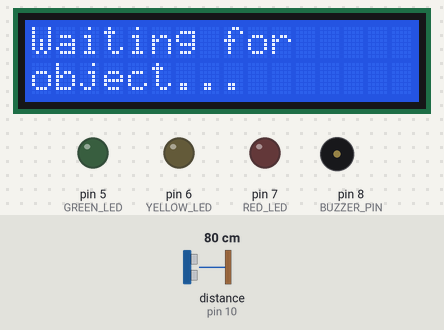
This sketch was run on a simulated Arduino Uno, built with avr-gcc and run on an emulated ATmega328P. Shown: 16×2 character LCD, output pins drawn as LEDs (lit = HIGH), buzzer (waves = sounding, pin HIGH). Wiring (inferred from the names in the program): ultrasonic range finder: trigger pin 9; echo pin 10. Dashed ring = blinking. Inputs (shaded band) come from the test bench; at power-on: distance to the obstacle (sensor on pin 10) 80 cm. The echo pulse lasts 58.3 µs per cm; pins used as bus, display or sensor lines are not drawn; what the sketch prints to the serial monitor is not drawn.

Above: at 4.2 s.
4.3 s: distance to the obstacle (sensor on pin 10) set to 2 cm
At 4.67 s:
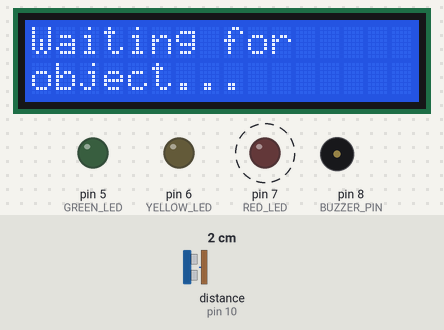
6.9 s: distance to the obstacle (sensor on pin 10) set to 18 cm
At 8.1 s:
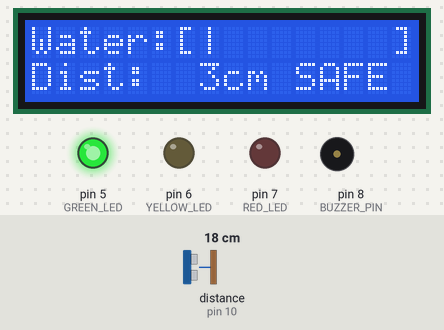
8.4 s: distance to the obstacle (sensor on pin 10) set to 7 cm
At 9.1 s:
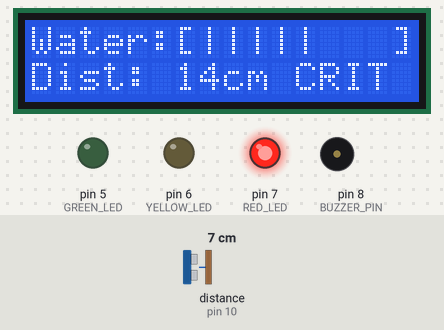
10.2 s: distance to the obstacle (sensor on pin 10) set to 4 cm
At 11.0 s:
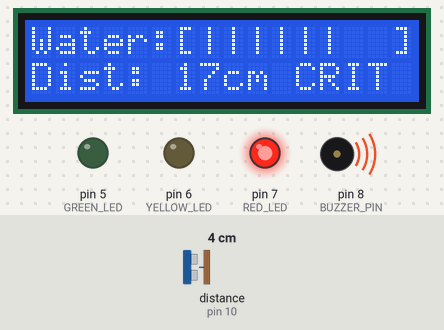
11.8 s: distance to the obstacle (sensor on pin 10) set to 13 cm
At 13.18 s:
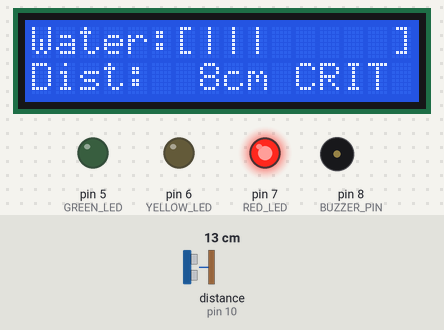
13.8 s: distance to the obstacle (sensor on pin 10) set to 9 cm
At 14.06 s:
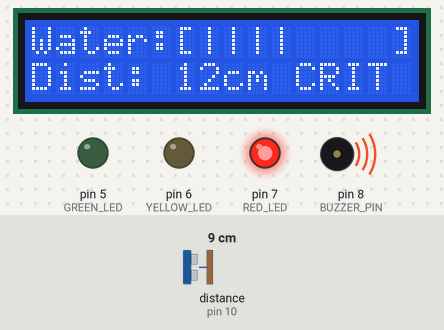
Timing chart, 0 to 16.8 s (numbered marks = the images above; inputs shaded):
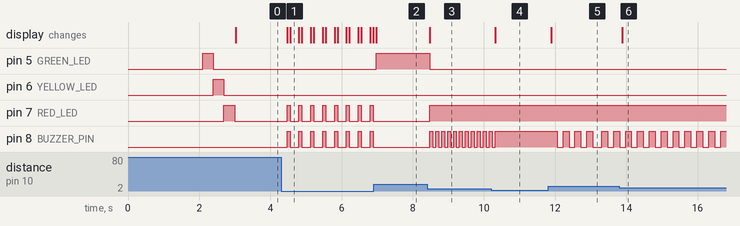

The sketch:

UltrasonicSensor_Arduino.ino
```cpp
#include <Wire.h>
#include <LiquidCrystal_I2C.h>

#define TRIG_PIN 9
#define ECHO_PIN 10
#define GREEN_LED 5
#define YELLOW_LED 6
#define RED_LED 7
#define BUZZER_PIN 8

#define MAX_DISTANCE_CM 20

// Thresholds (in cm of water level — increasing as object gets closer)
#define SAFE_THRESHOLD_CM 3.0
#define WARNING_THRESHOLD_CM 6.0

long duration;
int rawDistance;
int waterLevelCM;
bool objectDetected = false;

unsigned long lastSendTime = 0;
const unsigned long sendInterval = 100;
String statusText = "No Object";  // Default status

int buzzerState = LOW;
unsigned long previousBuzzerMillis = 0;
int buzzerInterval = 1000;

LiquidCrystal_I2C lcd(0x27, 16, 2);

void setup() {
  pinMode(TRIG_PIN, OUTPUT);
  pinMode(ECHO_PIN, INPUT);
  pinMode(GREEN_LED, OUTPUT);
  pinMode(YELLOW_LED, OUTPUT);
  pinMode(RED_LED, OUTPUT);
  pinMode(BUZZER_PIN, OUTPUT);

  Serial.begin(9600);
  Wire.begin();

  lcd.init();
  lcd.backlight();
  lcd.clear();
  lcd.setCursor(0, 0);
  lcd.print("Water Level");
  lcd.setCursor(0, 1);
  lcd.print("Monitoring System");
  delay(2000);

  digitalWrite(GREEN_LED, HIGH); delay(300); digitalWrite(GREEN_LED, LOW);
  digitalWrite(YELLOW_LED, HIGH); delay(300); digitalWrite(YELLOW_LED, LOW);
  digitalWrite(RED_LED, HIGH); delay(300); digitalWrite(RED_LED, LOW);

  lcd.clear();
  showWaitingMessage();  // Display waiting message initially
}

void loop() {
  rawDistance = measureDistance();

  if (objectDetected && rawDistance > MAX_DISTANCE_CM) {
    rawDistance = MAX_DISTANCE_CM;
  }

  if (objectDetected) {
    waterLevelCM = MAX_DISTANCE_CM - rawDistance;
  } else {
    waterLevelCM = 0;
    statusText = "No Object";  // Reset status when nothing is detected
  }

  unsigned long currentMillis = millis();

  if (objectDetected) {
    updateDisplay();
    updateIndicators();
    updateBuzzer();

    if (currentMillis - lastSendTime >= sendInterval) {
      lastSendTime = currentMillis;
      Serial.print("WATER:");
      Serial.print(waterLevelCM);
      Serial.print("cm:");
      Serial.println(statusText);
    }
  } else {
    showWaitingMessage();
    digitalWrite(GREEN_LED, LOW);
    digitalWrite(YELLOW_LED, LOW);
    digitalWrite(RED_LED, LOW);
    digitalWrite(BUZZER_PIN, LOW);

    if (currentMillis - lastSendTime >= sendInterval) {
      lastSendTime = currentMillis;
      Serial.println("WATER:--cm:No Object");  // For completeness
    }
  }

  delay(50);
}

int measureDistance() {
  digitalWrite(TRIG_PIN, LOW);
  delayMicroseconds(2);
  digitalWrite(TRIG_PIN, HIGH);
  delayMicroseconds(10);
  digitalWrite(TRIG_PIN, LOW);

  duration = pulseIn(ECHO_PIN, HIGH, 30000);

  if (duration == 0) {
    objectDetected = false;  // No object detected
    return MAX_DISTANCE_CM;  // Return max distance to avoid wrong reading
  }

  int dist = duration * 0.034 / 2;

  if (dist < 2 || dist > MAX_DISTANCE_CM) {
    objectDetected = false;  // Invalid distance range, no object
    return MAX_DISTANCE_CM;
  }

  objectDetected = true;  // Object detected with valid distance
  return dist;
}

void updateDisplay() {
  lcd.setCursor(0, 0);
  lcd.print("Water:[");

  int barLength = map(waterLevelCM, 0, MAX_DISTANCE_CM, 0, 8);
  for (int i = 0; i < 8; i++) {
    lcd.print(i < barLength ? "|" : " ");
  }
  lcd.print("]");

  lcd.setCursor(0, 1);
  lcd.print("Dist: ");
  if (waterLevelCM < 10) lcd.print(" ");
  lcd.print(waterLevelCM);
  lcd.print("cm ");

  lcd.setCursor(11, 1);
  if (waterLevelCM > WARNING_THRESHOLD_CM) {
    lcd.print("CRIT ");
    statusText = "Critical";
  } else if (waterLevelCM > SAFE_THRESHOLD_CM) {
    lcd.print("WARN ");
    statusText = "Warning";
  } else {
    lcd.print("SAFE ");
    statusText = "Safe";
  }
}

void showWaitingMessage() {
  lcd.setCursor(0, 0);
  lcd.print("Waiting for      ");
  lcd.setCursor(0, 1);
  lcd.print("object...        ");
}

void updateIndicators() {
  if (waterLevelCM <= SAFE_THRESHOLD_CM) {
    digitalWrite(GREEN_LED, HIGH);
    digitalWrite(YELLOW_LED, LOW);
    digitalWrite(RED_LED, LOW);
  } else if (waterLevelCM <= WARNING_THRESHOLD_CM) {
    digitalWrite(GREEN_LED, LOW);
    digitalWrite(YELLOW_LED, HIGH);
    digitalWrite(RED_LED, LOW);
  } else {
    digitalWrite(GREEN_LED, LOW);
    digitalWrite(YELLOW_LED, LOW);
    digitalWrite(RED_LED, HIGH);
  }
}

void updateBuzzer() {
  unsigned long currentMillis = millis();

  if (waterLevelCM <= SAFE_THRESHOLD_CM) {
    digitalWrite(BUZZER_PIN, LOW);
    return;
  }

  if (waterLevelCM <= WARNING_THRESHOLD_CM) {
    buzzerInterval = map(waterLevelCM, (int)SAFE_THRESHOLD_CM, (int)WARNING_THRESHOLD_CM, 1000, 200);
    if (currentMillis - previousBuzzerMillis >= buzzerInterval) {
      previousBuzzerMillis = currentMillis;
      buzzerState = !buzzerState;
      digitalWrite(BUZZER_PIN, buzzerState);
    }
  } else {
    if (waterLevelCM > 15) {
      digitalWrite(BUZZER_PIN, HIGH);
    } else {
      buzzerInterval = map(waterLevelCM, (int)WARNING_THRESHOLD_CM, 15, 200, 50);
      if (currentMillis - previousBuzzerMillis >= buzzerInterval) {
        previousBuzzerMillis = currentMillis;
        buzzerState = !buzzerState;
        digitalWrite(BUZZER_PIN, buzzerState);
      }
    }
  }
}
```

arduino.cpp
```cpp
/*
 * Water Level Monitor - Arduino
 * Ultrasonic sensor code for water level detection
 * Sends formatted data to ESP8266 via Serial
 */

// Pin definitions
#define TRIG_PIN 9    // Ultrasonic sensor trigger pin
#define ECHO_PIN 10   // Ultrasonic sensor echo pin
#define BUZZER_PIN 7  // Buzzer pin
#define RED_LED_PIN 4    // Red LED for critical water level
#define YELLOW_LED_PIN 3 // Yellow LED for warning water level
#define GREEN_LED_PIN 2  // Green LED for safe water level

// Water level thresholds in cm - match with ESP8266 code
#define SAFE_THRESHOLD_CM 3.0
#define WARNING_THRESHOLD_CM 6.0
#define CRITICAL_THRESHOLD_CM 10.0

// Maximum measurable distance
#define MAX_DISTANCE_CM 20.0

// Time between readings in milliseconds
#define READING_INTERVAL 1000

void setup() {
    // Initialize pins
    pinMode(TRIG_PIN, OUTPUT);
    pinMode(ECHO_PIN, INPUT);
    pinMode(BUZZER_PIN, OUTPUT);
    pinMode(RED_LED_PIN, OUTPUT);
    pinMode(YELLOW_LED_PIN, OUTPUT);
    pinMode(GREEN_LED_PIN, OUTPUT);

    // Initial LED test - light up all LEDs briefly
    digitalWrite(RED_LED_PIN, HIGH);
    digitalWrite(YELLOW_LED_PIN, HIGH);
    digitalWrite(GREEN_LED_PIN, HIGH);
    delay(500);
    digitalWrite(RED_LED_PIN, LOW);
    digitalWrite(YELLOW_LED_PIN, LOW);
    digitalWrite(GREEN_LED_PIN, LOW);

    // Initialize serial communication with ESP8266
    Serial.begin(9600);
    delay(100);

    // Startup message
    Serial.println("Arduino Water Level Monitor");
    Serial.println("Reading ultrasonic sensor distance...");
}

void loop() {
    // Variables for distance measurement
    long duration;
    float distance_cm;

    // Clear the trigger pin
    digitalWrite(TRIG_PIN, LOW);
    delayMicroseconds(2);

    // Send 10μs pulse to trigger pin
    digitalWrite(TRIG_PIN, HIGH);
    delayMicroseconds(10);
    digitalWrite(TRIG_PIN, LOW);

    // Read the echo pin - measure pulse duration
    duration = pulseIn(ECHO_PIN, HIGH);

    // Calculate distance in centimeters
    distance_cm = duration * 0.034 / 2.0;

    // Display distance in the Arduino Serial Monitor
    Serial.print("Distance: ");
    Serial.print(distance_cm);
    Serial.println(" cm");

    // Send formatted data to ESP8266 for Firebase upload
    // This format matches what the ESP8266 code expects
    Serial.print("WATER:");
    Serial.print(distance_cm);
    Serial.println(":AUTO");

    // Update status indicators based on water level
    if (distance_cm > 0 && distance_cm <= SAFE_THRESHOLD_CM) {
        // Safe level
        digitalWrite(GREEN_LED_PIN, HIGH);
        digitalWrite(YELLOW_LED_PIN, LOW);
        digitalWrite(RED_LED_PIN, LOW);
        digitalWrite(BUZZER_PIN, LOW); // Buzzer off
    }
    else if (distance_cm > SAFE_THRESHOLD_CM && distance_cm <= WARNING_THRESHOLD_CM) {
        // Warning level
        digitalWrite(GREEN_LED_PIN, LOW);
        digitalWrite(YELLOW_LED_PIN, HIGH);
        digitalWrite(RED_LED_PIN, LOW);
        // Beep occasionally
        tone(BUZZER_PIN, 1000, 100);
    }
    else if (distance_cm > WARNING_THRESHOLD_CM) {
        // Critical level
        digitalWrite(GREEN_LED_PIN, LOW);
        digitalWrite(YELLOW_LED_PIN, LOW);
        digitalWrite(RED_LED_PIN, HIGH);
        // Continuous beep for critical level
        tone(BUZZER_PIN, 2000, 500);
    }
    else {
        // Invalid reading or sensor error
        digitalWrite(GREEN_LED_PIN, LOW);
        digitalWrite(YELLOW_LED_PIN, LOW);
        digitalWrite(RED_LED_PIN, LOW);
        digitalWrite(BUZZER_PIN, LOW);
    }

    // Wait before next reading
    delay(READING_INTERVAL);
}
```

Measured:
- after the input at 4.3 s, pin 7 (RED_LED), pin 8 (BUZZER_PIN): alternates HIGH for 0.08 s and LOW for 0.25 s, starting after 0.17 s; the display: first changes after 0.17 s (image 1 shows a later state)
- after the input at 6.9 s, pin 5 (GREEN_LED): LOW → HIGH after 0.07 s; pin 7 (RED_LED), pin 8 (BUZZER_PIN): stops changing and stays LOW; the display: changes after 0.07 s (image 2)
- after the input at 8.4 s, pin 5 (GREEN_LED): HIGH → LOW after 0.08 s; pin 7 (RED_LED): LOW → HIGH after 0.08 s; pin 8 (BUZZER_PIN): alternates HIGH for 0.08 s and LOW for 0.08 s, starting after 0.08 s; the display: changes after 0.08 s (image 3)
- after the input at 10.2 s, pin 8 (BUZZER_PIN): goes on until 10.3 s, then stays HIGH; the display: changes after 0.11 s (image 4)
- after the input at 11.8 s, pin 8 (BUZZER_PIN): goes 3 × (LOW 0.17 s, HIGH 0.17 s), LOW 0.25 s, HIGH 0.17 s, LOW 0.17 s, then HIGH, starting after 0.26 s; the display: changes after 0.09 s (image 5)
- after the input at 13.8 s, the display: changes after 0.09 s (image 6)
